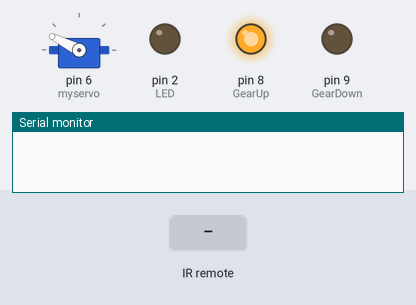
A sketch run on a simulated Arduino Uno, built with avr-gcc and run on an emulated ATmega328P. Shown: servo, output pins drawn as LEDs (lit = HIGH), the last lines printed to the serial monitor. The inputs (shaded band) are chosen by the test bench.

Above: at 1.2 s.
1.3 s: infrared code 0xFF30CF received
At 2.5 s:
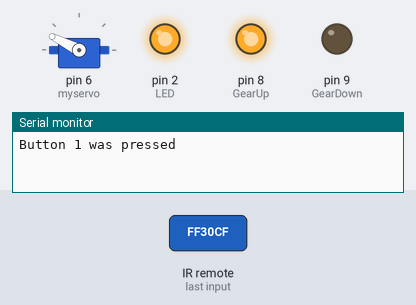
2.8 s: infrared code 0xFF18E7 received
At 3.6 s:
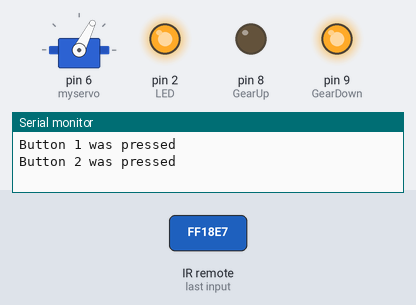
4.3 s: infrared code 0xFF30CF received
At 4.8 s:
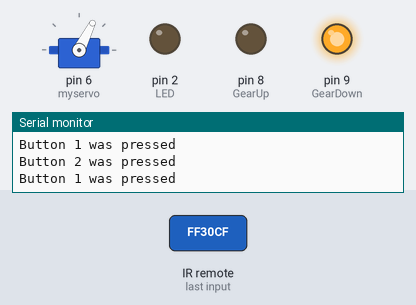
Timing chart, 0 to 7.3 s (numbered marks = the images above; inputs shaded):
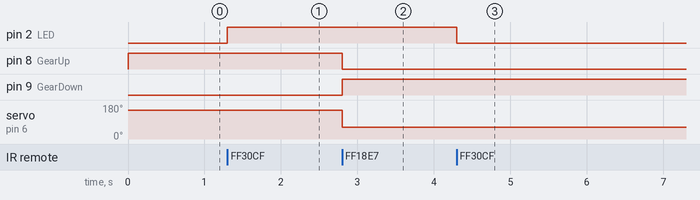

The sketch:

DemoNavLightsAndGearUpDown.ino
```cpp
//LIBRARIES

#include <IRremote.h>//IRremote for the remote
#include <Servo.h>   //Servo for the servomotors

//FUNCTIONS
void Decoder();
void NavLights();
void LandingGear();

#define IR1 16724175  //IR1 is for NavLights
#define IR2 16718055  //IR2 is to toggle the landing gear
#define IR3 16743045  //IR3 is for
#define IR4 16716015
#define IR5 16726215
#define IR6 16734885

//PINS SETUP
const int LED=2;
const int button=3;
const int GearUp=8;
const int GearDown=9;
const int IRpin = 10;

//LED
int x=0;

//buttons
int button1=0;
int button2=0;
int button3=0;
int button4=0;
int button5=0;
int button6=0;
int button7=0;

//IR
IRrecv irrecv(IRpin);
decode_results results;

//SERVOMOTOR
Servo myservo;

int landing=0;


void setup() {
  // put your setup code here, to run once:
  //LED
  pinMode(LED,OUTPUT);
  pinMode(button,INPUT_PULLUP);
  //IR
  Serial.begin(9600);
  irrecv.enableIRIn();


  //SERVO
  myservo.attach(6);

  pinMode(GearUp,OUTPUT);
  pinMode(GearDown,OUTPUT);
  myservo.write(153);

  digitalWrite(GearUp,HIGH);
  digitalWrite(GearDown,LOW);
}

void loop() {
  // put your main code here, to run repeatedly:
  Decoder();
  NavLights();
  LandingGear();

}


void Decoder(){
    if(irrecv.decode(&results)){
    //Serial.println(results.value,DEC);
      if(results.value==IR1){
      Serial.println("Button 1 was pressed");
      button1=1;
      }
      if(results.value==IR2){
      Serial.println("Button 2 was pressed");
      button2=1;
      }
      if(results.value==IR3){
      Serial.println("Button 3 was pressed");
      button3=1;
      }
      if(results.value==IR4){
      Serial.println("Button 4 was pressed");
      button4=1;
      }
      if(results.value==IR5){
      Serial.println("Button 5 was pressed");
      button5=1;
      }
      if(results.value==IR6){
      Serial.println("Button 6 was pressed");
      button6=1;
      }

      irrecv.resume();

    }
}

void NavLights(){
    if(button1==1){

    if(x==0){
      digitalWrite(LED,HIGH);
      x=1;

    }
    else{
      digitalWrite(LED,LOW);
      x=0;

    }
    //RESET
    button1=0;
  }
}

void LandingGear(){

  if(button2==1){

    if(landing==0){
      myservo.write(63);
      landing=1;
      digitalWrite(GearUp,LOW);
      digitalWrite(GearDown,HIGH);
    }
    else{
      myservo.write(153);
      landing=0;
      digitalWrite(GearUp,HIGH);
      digitalWrite(GearDown,LOW);
    }
    //RESET
    button2=0;

  }

}
```

Measured:
- after the input at 1.3 s, pin 2 (LED): LOW → HIGH at once
- after the input at 2.8 s, pin 8 (GearUp): HIGH → LOW at once; pin 9 (GearDown): LOW → HIGH at once; servo on pin 6 (myservo): 153° → 63° at once
- after the input at 4.3 s, pin 2 (LED): HIGH → LOW at once
